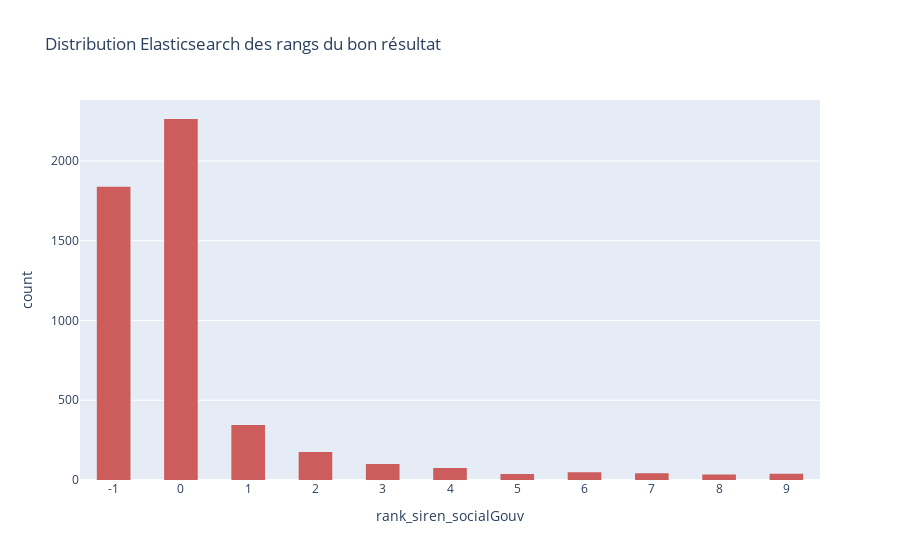

The notebook cell this image was saved under:
### Code cell
fig = px.histogram(
    df_test.sort_values(by=[f"rank_siren_socialGouv"]),
    x=f"rank_siren_socialGouv",
    color_discrete_sequence=["indianred"],
    title="Distribution Elasticsearch des rangs du bon résultat",
)
fig.update_layout(bargap=0.5)
fig.update_xaxes(type="category")
fig.show()
plotly.offline.plot(fig, filename=f"./output/plots/rank_socialGouv.html")

### Figure 1 — Plotly figure (JSON) as saved in the notebook; plotly's stock layout.template omitted (floating-point values rounded to 4 significant figures; data arrays with more than 128 entries replaced by an {"elided": "..."} marker saying what was removed)
{"data": [{"alignmentgroup": "True", "bingroup": "x", "hovertemplate": "rank_siren_socialGouv=%{x}<br>count=%{y}<extra></extra>", "legendgroup": "", "marker": {"color": "indianred", "pattern": {"shape": ""}}, "name": "", "offsetgroup": "", "orientation": "v", "showlegend": false, "type": "histogram", "x": {"elided": "5000 int values"}, "xaxis": "x", "yaxis": "y"}], "layout": {"autosize": true, "bargap": 0.5, "barmode": "relative", "legend": {"tracegroupgap": 0}, "title": {"text": "Distribution Elasticsearch des rangs du bon résultat"}, "xaxis": {"anchor": "y", "autorange": true, "domain": [0, 1], "range": [-0.5, 10.5], "title": {"text": "rank_siren_socialGouv"}, "type": "category"}, "yaxis": {"anchor": "x", "autorange": true, "domain": [0, 1], "range": [0, 2382.0], "title": {"text": "count"}}}}
